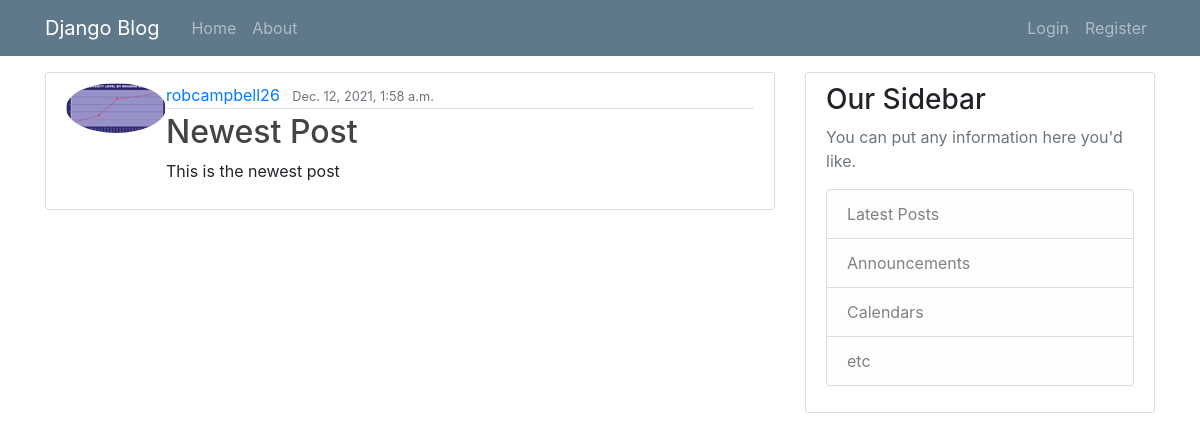
Page /post/6/ on the committed database.
### blog/models.py (models this page shows, shortened)
class Post(models.Model):
    title = models.CharField(max_length=100)
    content = models.TextField()
    date_posted = models.DateTimeField(default=timezone.now)
    author = models.ForeignKey(User, on_delete=models.CASCADE)

### users/models.py (models this page shows, shortened)
class Profile(models.Model):
    user = models.OneToOneField(User, on_delete=models.CASCADE)
    image = models.ImageField(default='default.png', upload_to='profile_pics')

### blog/views.py (the view)
# urls.py: path('post/<int:pk>/', PostDetailView.as_view(), name='post-detail'),
class PostDetailView(DetailView):
    model = Post

### blog/templates/blog/post_detail.html (shortened to what this page needs)
{% extends "blog/base.html"%}
{% block content%}
  <article class="media content-section">
    <img class="rounded-circle article-image" src="{{ post.author.profile.image.url }}">
    <div class="media-body">
      <div class="article-metadata">
        <a class="mr-2" href="{% url 'user-posts' object.author.username %}">{{ object.author }}</a>
        <small class="text-muted">{{ object.date_posted }}</small>
      </div>
      <h2 class="article-title">{{ object.title }}</h2>
      <p class="article-content">{{ object.content }}</p>
    </div>
  </article>
{% endblock content %}

### blog/static/blog/main.css (style rules this page uses)
body { background: #fafafa; color: #333333; margin-top: 5rem; }
h1, h2, h3, h4, h5, h6 { color: #444444; }
.content-section { background: #ffffff; padding: 10px 20px; border: 1px solid #dddddd; border-radius: 3px; margin-bottom: 20px; }
.article-title { color: #444444; }
.article-content { white-space: pre-line; }
.article-metadata { padding-bottom: 1px; margin-bottom: 4px; border-bottom: 1px solid #e3e3e3 }

### rows in the picture
Post: author.profile.image (picture), author "robcampbell26", date_posted "Dec. 12, 2021, 1:58 a.m.", title "Newest Post", content "This is the newest post"
